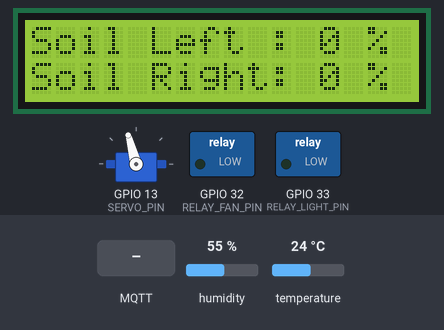
A sketch run on a simulated ESP32. Parts: servo, 16×2 character LCD, switched loads named in the sketch (green lamp = pin HIGH). The inputs (shaded band) are chosen by the test bench; at power-on: humidity 55 %, temperature 24 °C. WiFi joins after 1.5 s; servers stay silent unless stated; no MQTT or app messages arrive unless stated; what the sketch prints to the serial monitor is not drawn.

Above: at 8.6 s.
8.7 s: MQTT message "ON" arrives on the first subscribed topic
At 9.1 s:
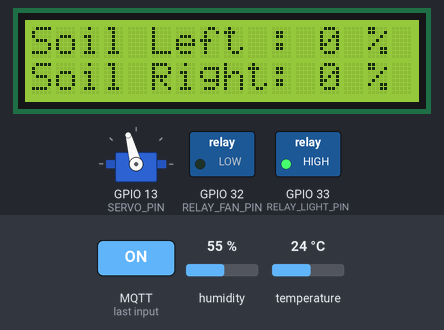
10.2 s: MQTT message "ON" arrives on the second subscribed topic
At 16.11 s:
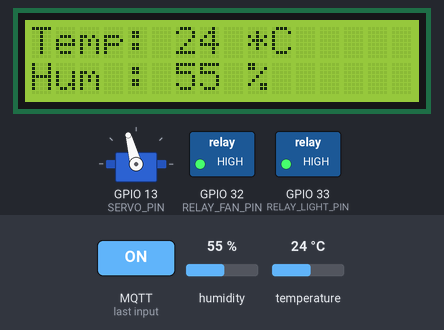
16.2 s: MQTT message "OFF" arrives on the first subscribed topic
At 17.2 s:
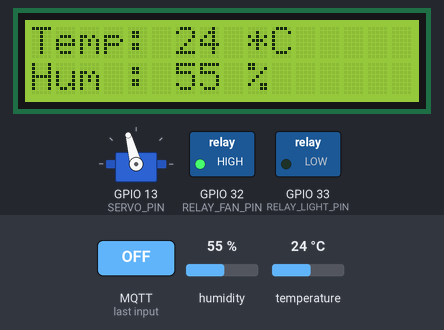
17.7 s: MQTT message "OFF" arrives on the second subscribed topic
At 18.3 s:
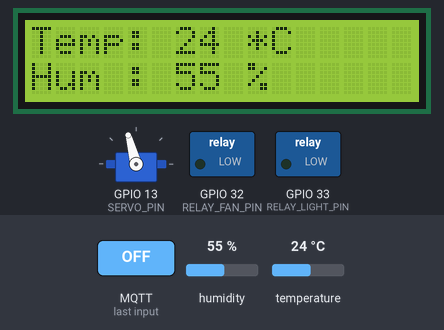
19.2 s: MQTT message "5" arrives on the third subscribed topic
At 25.5 s:
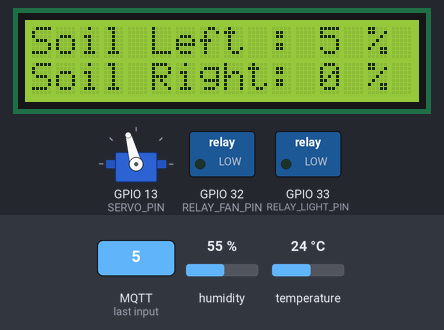
Timing chart, 0 to 26.2 s (numbered marks = the images above; inputs shaded):
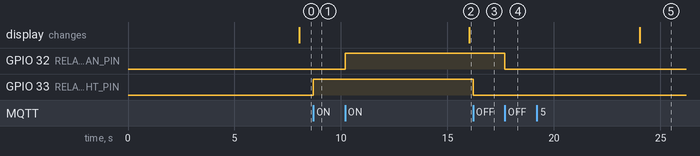

The sketch:

Esp32_38Pin.ino
```cpp
#include <WiFi.h>
#include <PubSubClient.h>
#include <DHT.h>
#include <ESP32Servo.h>
#include <LiquidCrystal_I2C.h>


// ----------------------- CONFIG  -----------------------

// Config WiFi
const char* ssid        = "05 LuuDinhChat";
const char* password    = "0905272255";


// Config MQTT
const char* mqtt_server = "left01.local";
// const char* mqtt_server = "192.168.1.29";
const int mqtt_port     = 1883;

// MQTT Topics
const char* topic_relay_light  = "Relay/Lights";
const char* topic_relay_fans = "Relay/Fans";

const char* topic_dht_temp   = "DHT11/Temperature";
const char* topic_dht_hum    = "DHT11/Humidity";

const char* topic_soil_moisture_left = "Soil/Moisture_LEFT";
const char* topic_soil_moisture_right = "Soil/Moisture_RIGHT";

const char* topic_door = "Door";


// ---------------------- VARIABLEs  ----------------------

// GPIO pins
#define RELAY_LIGHT_PIN    33
#define RELAY_FAN_PIN      32

#define SERVO_PIN          13

#define DHTPIN             14
#define DHTTYPE            DHT11

// Config DHT11
DHT dht(DHTPIN, DHTTYPE);

// Config Servo
Servo myServo;

// set the LCD number of columns and rows
int lcdColumns = 16;
int lcdRows = 2;

// Config LCD I2C
LiquidCrystal_I2C lcd(0x27, lcdColumns, lcdRows);

// Timer for publish Water_Quan
unsigned long lastPublishTime = 0;
const unsigned long publishInterval = 3000; // 3s


// Display LCD
int soilMoistureLeft = 0;
int soilMoistureRight = 0;

// CHANGE Display LCD
unsigned long lastDisplayTime = 0;
const unsigned long displayInterval = 8000; // 8s
bool showTempHum = true;

// Config Wifi & MQTT
WiFiClient espClient;
PubSubClient client(espClient);


// ---------------------- FUNCTION  ----------------------

// Connecting to WIFI
void setup_wifi() {
  delay(10);
  Serial.println();
  Serial.print("Connecting to WiFi: "); Serial.println(ssid);

  WiFi.begin(ssid, password);

  while (WiFi.status() != WL_CONNECTED) {
    delay(1000);
    Serial.print(".");
  }
  Serial.println("\nWiFi connected!");
  Serial.print("IP address: "); Serial.println(WiFi.localIP());
}

// Connecting to MQTT
void reconnect() {
  while (!client.connected()) {
    Serial.print("Attempting MQTT connection...");
    // Connect MQTT
    if (client.connect("ESP32_Client_38pin")) {
      Serial.println("connected");
      // Subscribe Topics
      client.subscribe(topic_relay_light);
      client.subscribe(topic_relay_fans);
      client.subscribe(topic_soil_moisture_left);
      client.subscribe(topic_soil_moisture_right);
      client.subscribe(topic_door);
    } else {
      Serial.print("failed, rc=");
      Serial.print(client.state());
      Serial.println(" try again in 5 seconds");
      delay(5000);
    }
  }
}

// Callback Func
void callback(char* topic, byte* payload, unsigned int length) {
  String msg;
  for (int i = 0; i < length; i++) {
    msg += (char)payload[i];
  }

  Serial.print("Message received on topic: ");
  Serial.print(topic);
  Serial.print(". Message: ");
  Serial.println(msg);

  // Process MSGs
  if (String(topic) == topic_relay_light) {
    if (msg == "ON") {
      digitalWrite(RELAY_LIGHT_PIN, HIGH);
      Serial.println("Lights turned ON");
    } else if (msg == "OFF") {
      digitalWrite(RELAY_LIGHT_PIN, LOW);
      Serial.println("Lights turned OFF");
    }
  } else if (String(topic) == topic_relay_fans) {
    if (msg == "ON") {
      digitalWrite(RELAY_FAN_PIN, HIGH);
      Serial.println("Fans turned ON");
    } else if (msg == "OFF") {
      digitalWrite(RELAY_FAN_PIN, LOW);
      Serial.println("Fans turned OFF");
    }
  } else if (String(topic) == topic_door) {
    if (msg == "OPEN") {
      myServo.write(25);
      Serial.println("Door is Opened");
    } else if (msg == "CLOSE") {
      myServo.write(105);
      Serial.println("Door is Closed");
    }
  } else if (String(topic) == topic_soil_moisture_left) {
    soilMoistureLeft = msg.toInt();
  } else if (String(topic) == topic_soil_moisture_right) {
    soilMoistureRight = msg.toInt();
  }
}


// ---------------------- MAIN  ----------------------

void setup() {
  // Setup Serial for DEBUG
  Serial.begin(115200);

  // set the ADC attenuation to 11 dB (up to ~3.3V input)
  analogSetAttenuation(ADC_11db);

  // Setup PINs
  pinMode(RELAY_LIGHT_PIN, OUTPUT);
  pinMode(RELAY_FAN_PIN, OUTPUT);

  // Turn OFF all Relays
  digitalWrite(RELAY_LIGHT_PIN, LOW);
  digitalWrite(RELAY_FAN_PIN, LOW);

  // Config DHT11
  dht.begin();

  // Config DHT11
  myServo.setPeriodHertz(50); // PWM frequency for SG90
  myServo.attach(SERVO_PIN, 500, 2400); // Minimum and maximum pulse width (in µs) to go from 0° to 180
  myServo.write(105);

  // Setup LCD
  lcd.init();
  lcd.backlight();  // Turn on the backlight

  // Connect WiFi
  setup_wifi();

  // Setup MQTT server
  client.setServer(mqtt_server, mqtt_port);
  client.setCallback(callback);
}


void loop() {
  // Re-connect to MQTT
  if (!client.connected()) {
    reconnect();
  }
  client.loop(); // Main MQTT process loop

  // Read sensor
  int temperature = dht.readTemperature();
  int humidity = dht.readHumidity();

  // PUBLISH Water quantity Value
  unsigned long currentMillis = millis();

  if (currentMillis - lastPublishTime >= publishInterval) {
    lastPublishTime = currentMillis;
    client.publish(topic_dht_temp, String(temperature).c_str());
    client.publish(topic_dht_hum, String(humidity).c_str());
  }

  if (currentMillis - lastDisplayTime >= displayInterval) {
    lastDisplayTime = currentMillis;
    showTempHum = !showTempHum;
    lcd.clear();

    if (showTempHum) {
      lcd.setCursor(0, 0);
      lcd.print("Temp: ");
      lcd.print(temperature);
      lcd.print(" *C");
      lcd.setCursor(0, 1);
      lcd.print("Hum : ");
      lcd.print(humidity);
      lcd.print(" %");
    } else {
      lcd.setCursor(0, 0);
      lcd.print("Soil Left : ");
      lcd.print(soilMoistureLeft);
      lcd.print(" %");
      lcd.setCursor(0, 1);
      lcd.print("Soil Right: ");
      lcd.print(soilMoistureRight);
      lcd.print(" %");
    }
  }
}
```

Measured:
- after the input at 8.7 s, GPIO 33 (RELAY_LIGHT_PIN): LOW → HIGH at once
- after the input at 10.2 s, GPIO 32 (RELAY_FAN_PIN): LOW → HIGH at once
- after the input at 16.2 s, GPIO 33 (RELAY_LIGHT_PIN): HIGH → LOW at once
- after the input at 17.7 s, GPIO 32 (RELAY_FAN_PIN): HIGH → LOW at once
- after the input at 19.2 s, the display: changes after 4.8 s (image 5)
